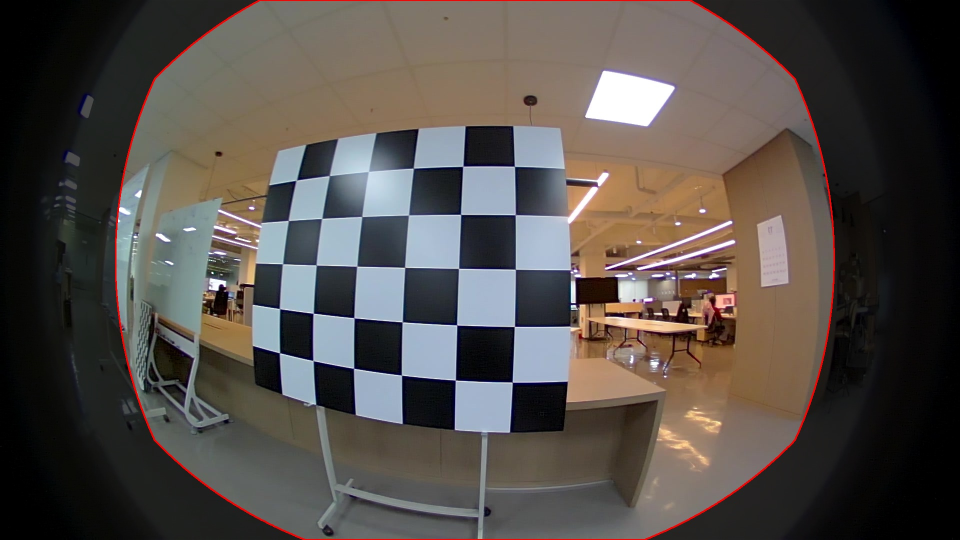
#> input picture assets/coverage_vis.jpg, 1920 x 1080 px, given in place of test_image_96.jpg, which was not available (shown at 1/2 size)
$ python visualize_coverage.py   (older library calls are emulated)
#> lines starting #> are read from the running program, lines starting #| are printed output that depends on the picture; after the words box and inside, x2 and y2 are one past the last pixel; in counts of white or black regions, pixels touching at a corner belong together; pictures that were not available may be replaced by others from this repository, and a replacement may not be noted
### ds_camera_cv.py
"""
Double Sphere Camera Model - OpenCV-style Wrapper
=================================================

This module provides a functional interface for the Double Sphere camera model
that mimics the `cv2.fisheye` module signatures. This allows for easy integration
into existing OpenCV-based pipelines.

The distortion coefficients `D` are assumed to be `[xi, alpha]`.
"""

import numpy as np
import cv2
from typing import Tuple, Optional, Union
try:
    from .ds_camera import DoubleSphereCamera
except ImportError:
    from ds_camera import DoubleSphereCamera

# [263 lines left out: functions projectPoints, undistortPoints, distortPoints, initUndistortRectifyMap, undistortImage, not called in this run]

def estimateNewCameraMatrixForUndistortRectify(K: np.ndarray, D: np.ndarray,
                                               image_size: Tuple[int, int],
                                               R: Optional[np.ndarray] = None,
                                               balance: float = 0.0,
                                               new_size: Optional[Tuple[int, int]] = None,
                                               fov_scale: float = 1.0
                                              ) -> np.ndarray:
    """
    Estimates new camera matrix.

    Mimics cv2.fisheye.estimateNewCameraMatrixForUndistortRectify.
    """
    w, h = image_size
    if new_size is None:
        new_size = (w, h)

    K = np.array(K)
    D = np.array(D).flatten()
    fx, fy = K[0, 0], K[1, 1]
    cx, cy = K[0, 2], K[1, 2]
    xi, alpha_ds = D[0], D[1]

    cam = DoubleSphereCamera(fx, fy, cx, cy, xi, alpha_ds, w, h)

    # Use the compute_K_new from DoubleSphereCamera
    # balance: 0.0 to 1.0
    # ds_camera.compute_K_new uses balance to scale focal length
    # We can reuse that logic

    return cam.compute_K_new(balance)

### ds_camera.py
"""
Double Sphere Camera Model - Clean Implementation
==================================================

A minimal, production-ready implementation of the Double Sphere camera model
for fisheye cameras. Easy to understand, test, and integrate into other projects.

Author: Advanced 3D Vision
License: MIT
"""

import numpy as np
import cv2
import json
from typing import Tuple, Optional


class DoubleSphereCamera:
    """
    Double Sphere Camera Model (Usenko et al., 2018)

    A camera model for wide-angle and fisheye lenses with closed-form
    unprojection, making it ideal for real-time applications and PnP.

    Parameters
    ----------
    fx, fy : float
        Focal lengths in pixels
    cx, cy : float
        Principal point coordinates
    xi, alpha : float
        Double Sphere distortion parameters
    width, height : int
        Image dimensions in pixels

    Examples
    --------
    >>> # Create camera from calibration
    >>> cam = DoubleSphereCamera(
    ...     fx=711.57, fy=711.24, cx=949.18, cy=518.81,
    ...     xi=0.183, alpha=0.809, width=1920, height=1080
    ... )
    >>>
    >>> # Undistort image
    >>> img_undist, K_new = cam.undistort_image(img)
    >>>
    >>> # Solve PnP
    >>> success, rvec, tvec = cam.solve_pnp(points_3d, points_2d)
    """

    def __init__(self, fx: float, fy: float, cx: float, cy: float,
                 xi: float, alpha: float, width: int, height: int,
                 is_flip: bool = False):
        self.fx = fx
        self.fy = fy
        self.cx_orig = cx  # Store original cx
        self.cy = cy
        self.xi = xi
        self.alpha = alpha
        self.width = width
        self.height = height
        self.is_flip = is_flip

        # Adjust cx for flipped images
        # When driver is flipped: cx_flipped = width - cx_original
        self.cx = (width - cx) if is_flip else cx

        # Cache for undistortion
        self._mapx = None
        self._mapy = None
        self._K_new = None

    # [22 lines left out: function from_json, not called in this run]

    # ========================================================================
    # Core Projection/Unprojection
    # ========================================================================

    def project(self, points_3d: np.ndarray) -> Tuple[np.ndarray, np.ndarray]:
        """
        Project 3D points to 2D pixel coordinates.

        Parameters
        ----------
        points_3d : (N, 3) array
            3D points in camera coordinates

        Returns
        -------
        points_2d : (N, 2) array
            Pixel coordinates (flipped if is_flip=True)
        valid : (N,) bool array
            Validity mask
        """
        x, y, z = points_3d[..., 0], points_3d[..., 1], points_3d[..., 2]

        valid = z > 0
        d1 = np.sqrt(x*x + y*y + z*z)
        z1 = z + self.xi * d1
        d2 = np.sqrt(x*x + y*y + z1*z1)
        den = self.alpha * d2 + (1.0 - self.alpha) * z1

        valid &= den > 1e-8
        den = np.maximum(den, 1e-8)

        u = self.fx * x / den + self.cx
        v = self.fy * y / den + self.cy

        # Flip x-coordinates if driver provides flipped images
        if self.is_flip:
            u = (self.width - 1) - u

        return np.stack([u, v], axis=-1), valid

    # [40 lines left out: function unproject, not called in this run]

    # ========================================================================
    # Image Undistortion
    # ========================================================================

    def compute_K_new(self, balance: float = 0.5) -> np.ndarray:
        """
        Compute optimal K matrix for undistorted image.

        Parameters
        ----------
        balance : float
            0.0 = more FOV (40% of original focal length)
            0.5 = balanced (60% of original) - default
            1.0 = less FOV (80% of original)

        Returns
        -------
        K_new : (3, 3) array
            New intrinsic matrix
        """
        focal_scale = 0.4 + balance * 0.4  # Range: 0.4 to 0.8
        f_new = ((self.fx + self.fy) / 2.0) * focal_scale

        return np.array([
            [f_new, 0, self.width / 2.0],
            [0, f_new, self.height / 2.0],
            [0, 0, 1]
        ], dtype=np.float64)

    # [237 lines left out: functions get_undistortion_maps, undistort_image, undistort_points, distort_points, solve_pnp, draw_axes and 2 more, not called in this run]

### visualize_coverage.py

import json
import cv2
import numpy as np
import os
import sys

# Add current directory to path
sys.path.append(os.path.dirname(os.path.abspath(__file__)))

import ds_camera_cv
from ds_camera import DoubleSphereCamera

def load_config(config_path):
#> called with config_path = 'test_config.json'
    with open(config_path, 'r') as f:
#> (reads test_config.json from the repository)
        return json.load(f)

def main():
    # 1. Load configuration
    config_path = os.path.join(os.path.dirname(os.path.abspath(__file__)), 'test_config.json')
    config = load_config(config_path)

    # Parameters
    intr = config['intrinsics']
    fx, fy = intr['fx'], intr['fy']
    cx, cy = intr['cx'], intr['cy']
    xi, alpha = intr['xi'], intr['alpha']
    w, h = intr['width'], intr['height']

    K = np.array([[fx, 0, cx], [0, fy, cy], [0, 0, 1]])
    D = np.array([xi, alpha])

    # Load image
    img_path = os.path.join(os.path.dirname(os.path.abspath(__file__)), config['image_file'])
    img = cv2.imread(img_path)
#> img is the input picture: shape (1080, 1920, 3); mean B, G, R 73.5, 77.8, 84.2

    # 2. Get K_new used for "whole" (balance=0.0)
    K_new_whole = ds_camera_cv.estimateNewCameraMatrixForUndistortRectify(K, D, (w, h), balance=0.0)

    # 3. Create grid of pixels in the UNDISTORTED image
    # These are the pixels that actually exist in the output
    y_grid, x_grid = np.mgrid[0:h, 0:w]
    points_undist = np.stack([x_grid, y_grid], axis=-1).reshape(-1, 2).astype(np.float32)

    # 4. Distort these points back to the ORIGINAL image
    # Undistorted (u', v') -> Normalized (x, y) -> Distorted (u, v)

    # Inverse of Pinhole Projection (K_new)
    fx_new, fy_new = K_new_whole[0, 0], K_new_whole[1, 1]
    cx_new, cy_new = K_new_whole[0, 2], K_new_whole[1, 2]

    mx = (points_undist[:, 0] - cx_new) / fx_new
    my = (points_undist[:, 1] - cy_new) / fy_new

    # Create rays (z=1)
    rays = np.stack([mx, my, np.ones_like(mx)], axis=-1)
    # Normalize rays
    rays = rays / np.linalg.norm(rays, axis=-1, keepdims=True)

    # Project back to distorted image using DS model
    cam = DoubleSphereCamera(fx, fy, cx, cy, xi, alpha, w, h)
    points_dist, valid = cam.project(rays)

    # 5. Visualize Coverage
    # Create a mask of covered pixels on the original image
    coverage_mask = np.zeros((h, w), dtype=np.uint8)

    # Round to nearest pixel
    points_dist_int = np.round(points_dist).astype(int)

    # Filter out of bounds
    valid_bounds = (points_dist_int[:, 0] >= 0) & (points_dist_int[:, 0] < w) & \
                   (points_dist_int[:, 1] >= 0) & (points_dist_int[:, 1] < h)

    valid_points = points_dist_int[valid & valid_bounds]

    # Mark covered pixels
    coverage_mask[valid_points[:, 1], valid_points[:, 0]] = 255

    # Dilate slightly to fill gaps from sampling
    kernel = np.ones((3,3), np.uint8)
    coverage_mask = cv2.dilate(coverage_mask, kernel, iterations=2)

    # Create visualization
    # Original image
    vis_img = img.copy()

    # Darken the whole image
    vis_img = (vis_img * 0.3).astype(np.uint8)
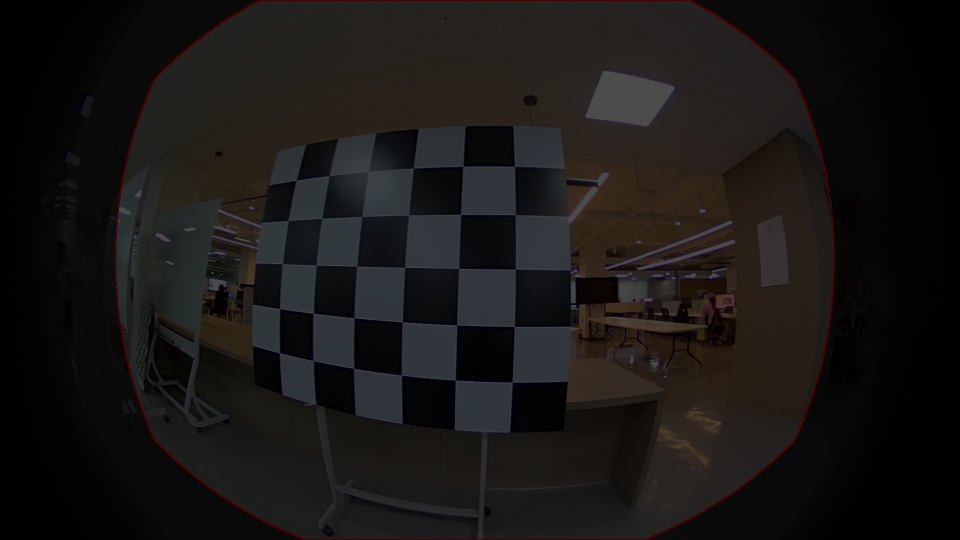
#> vis_img: shape (1080, 1920, 3) (shown at 1/2 size); mean B, G, R 21.6, 22.9, 24.8

    # Restore brightness where covered
    vis_img[coverage_mask > 0] = img[coverage_mask > 0]
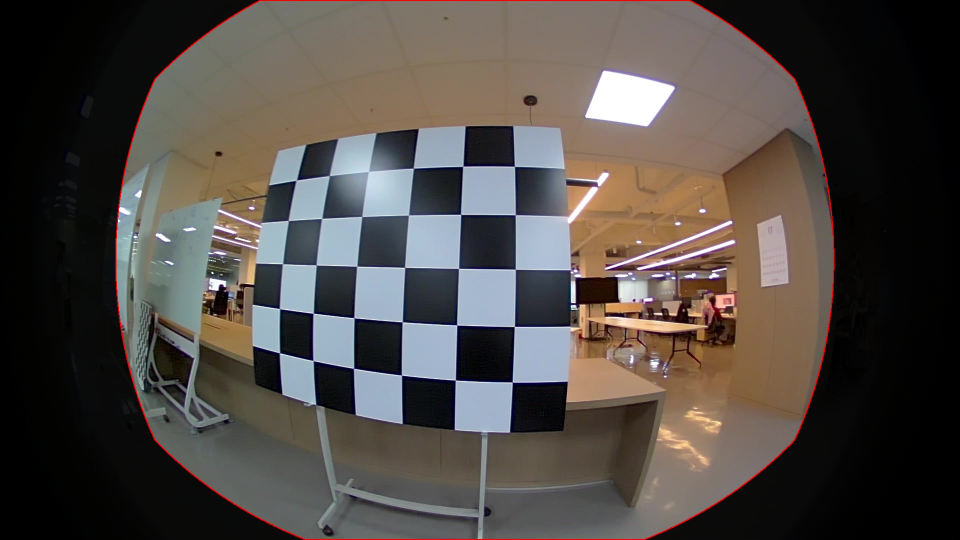
#> vis_img: shape (1080, 1920, 3) (shown at 1/2 size); mean B, G, R 69.6, 73.8, 79.9

    # Draw red border around the covered area
    contours, _ = cv2.findContours(coverage_mask, cv2.RETR_EXTERNAL, cv2.CHAIN_APPROX_SIMPLE)
    cv2.drawContours(vis_img, contours, -1, (0, 0, 255), 2)
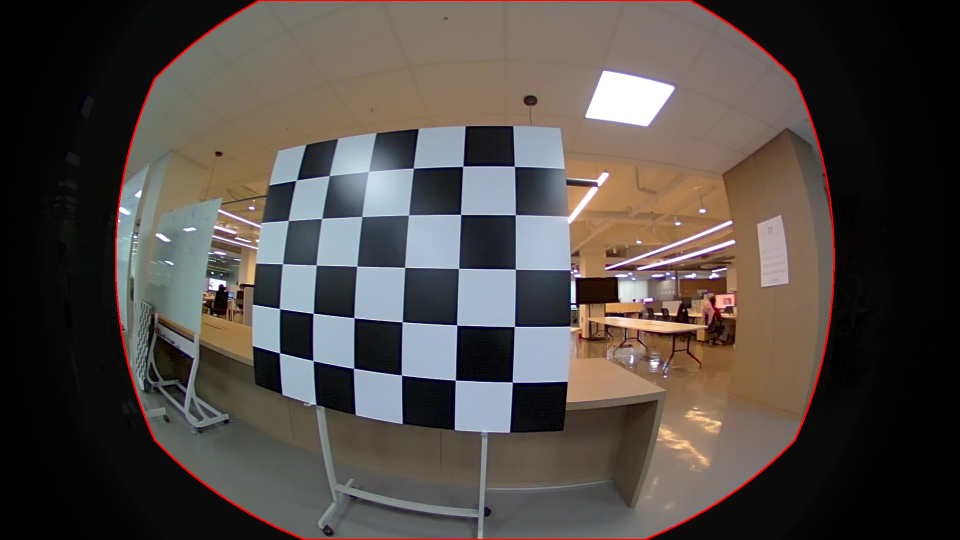
#> vis_img: shape (1080, 1920, 3) (shown at 1/2 size); 0.6% of pixels changed, all inside (x1, y1, x2, y2) = (230, 0, 1670, 1080)

    # Save
    out_path = 'part1_calibration/coverage_vis.jpg'
    cv2.imwrite(out_path, vis_img)
    print(f"Saved coverage visualization to {out_path}")

if __name__ == "__main__":
    main()
